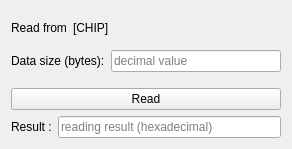
<?xml version="1.0" encoding="UTF-8"?>
<ui version="4.0">
 <class>Can_read</class>
 <widget class="QWidget" name="Can_read">
  <property name="windowModality">
   <enum>Qt::ApplicationModal</enum>
  </property>
  <property name="geometry">
   <rect>
    <x>0</x>
    <y>0</y>
    <width>292</width>
    <height>149</height>
   </rect>
  </property>
  <property name="minimumSize">
   <size>
    <width>5</width>
    <height>0</height>
   </size>
  </property>
  <property name="maximumSize">
   <size>
    <width>16777211</width>
    <height>16777215</height>
   </size>
  </property>
  <property name="windowTitle">
   <string>Hardsploit - CAN read</string>
  </property>
  <layout class="QGridLayout" name="gridLayout">
   <item row="0" column="0">
    <layout class="QGridLayout" name="gridLayout_2">
     <item row="3" column="1">
      <widget class="QLineEdit" name="lie_result">
       <property name="enabled">
        <bool>true</bool>
       </property>
       <property name="readOnly">
        <bool>true</bool>
       </property>
       <property name="placeholderText">
        <string>reading result (hexadecimal)</string>
       </property>
       <property name="cursorMoveStyle">
        <enum>Qt::LogicalMoveStyle</enum>
       </property>
      </widget>
     </item>
     <item row="3" column="0">
      <widget class="QLabel" name="label">
       <property name="text">
        <string>Result :</string>
       </property>
      </widget>
     </item>
     <item row="1" column="0" colspan="2">
      <layout class="QFormLayout" name="formLayout">
       <property name="fieldGrowthPolicy">
        <enum>QFormLayout::AllNonFixedFieldsGrow</enum>
       </property>
       <item row="0" column="0">
        <widget class="QLabel" name="lbl_data_size">
         <property name="text">
          <string>Data size (bytes):</string>
         </property>
        </widget>
       </item>
       <item row="0" column="1">
        <widget class="QLineEdit" name="lie_data_size">
         <property name="placeholderText">
          <string>decimal value</string>
         </property>
        </widget>
       </item>
      </layout>
     </item>
     <item row="0" column="0" colspan="2">
      <layout class="QHBoxLayout" name="hl2">
       <item>
        <widget class="QLabel" name="lbl_read">
         <property name="text">
          <string>Read from</string>
         </property>
        </widget>
       </item>
       <item>
        <widget class="QLabel" name="lbl_chip">
         <property name="text">
          <string>[CHIP]</string>
         </property>
        </widget>
       </item>
       <item>
        <spacer name="hs">
         <property name="orientation">
          <enum>Qt::Horizontal</enum>
         </property>
         <property name="sizeHint" stdset="0">
          <size>
           <width>40</width>
           <height>20</height>
          </size>
         </property>
        </spacer>
       </item>
      </layout>
     </item>
     <item row="2" column="0" colspan="2">
      <layout class="QHBoxLayout" name="hl">
       <item>
        <widget class="QPushButton" name="btn_read">
         <property name="enabled">
          <bool>true</bool>
         </property>
         <property name="text">
          <string>Read</string>
         </property>
        </widget>
       </item>
      </layout>
     </item>
    </layout>
   </item>
  </layout>
 </widget>
 <resources/>
 <connections>
  <connection>
   <sender>btn_read</sender>
   <signal>clicked()</signal>
   <receiver>Can_read</receiver>
   <slot>read()</slot>
   <hints>
    <hint type="sourcelabel">
     <x>111</x>
     <y>209</y>
    </hint>
    <hint type="destinationlabel">
     <x>122</x>
     <y>4</y>
    </hint>
   </hints>
  </connection>
 </connections>
 <slots>
  <slot>read()</slot>
  <slot>select_read_file()</slot>
 </slots>
</ui>
